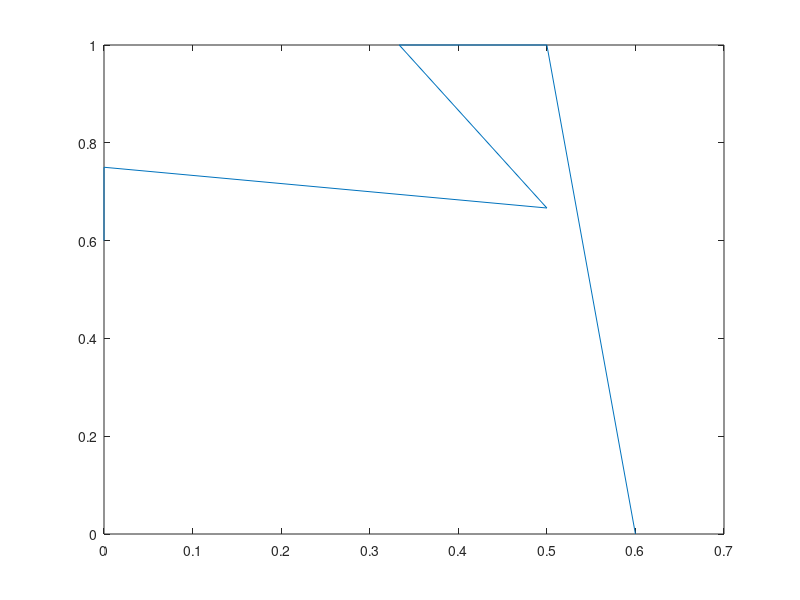

This figure's MATLAB source:
%uppg1a

x = [6 10 8 11 7];
y = [1 -1 1 -1 1];
b1 = 9;
b2 = -1;

xth = x*b2 + b1;
prob = (exp(y.*xth))./(1+exp(y.*xth));
loglike = sum(log(prob));

%uppg1b

rhigh = exp(xth(3))/(1+exp(xth(3)));
rlow = exp(xth(2))/(1+exp(xth(2)));

%uppg1c

xtest = [8 9 11 7 12];
ytest = [1 -1 1 1 -1];
yth = [0 0 0 0 0];


r = 0:0.1:1;
p = zeros(1,length(r));
n = zeros(1,length(r));
fp = zeros(1,length(r));
tp = zeros(1,length(r));

for k = 1:length(r)
    for i = 1:5
        yth(i) = exp(b1 + b2*xtest(i))/(1+exp(b1 + b2*xtest(i)));
        if yth(i) > r(k)
            yth(i) = 1;
            p(k) = p(k) + 1;
            if ytest(i) == 1
                tp(k) = tp(k) + 1;
            end
        else
            yth(i) = -1;
            n(k) = n(k) + 1;
            if ytest(i) == 1
                fp(k) = fp(k) + 1;
            end
        end
    end
    missc = mean(yth ~= ytest)
    if n(k) ~= 0
        fp(k) = fp(k)/n(k)
    end
    if p(k) ~= 0
        tp(k) = tp(k)/p(k)
    end  
end
plot(fp,tp)